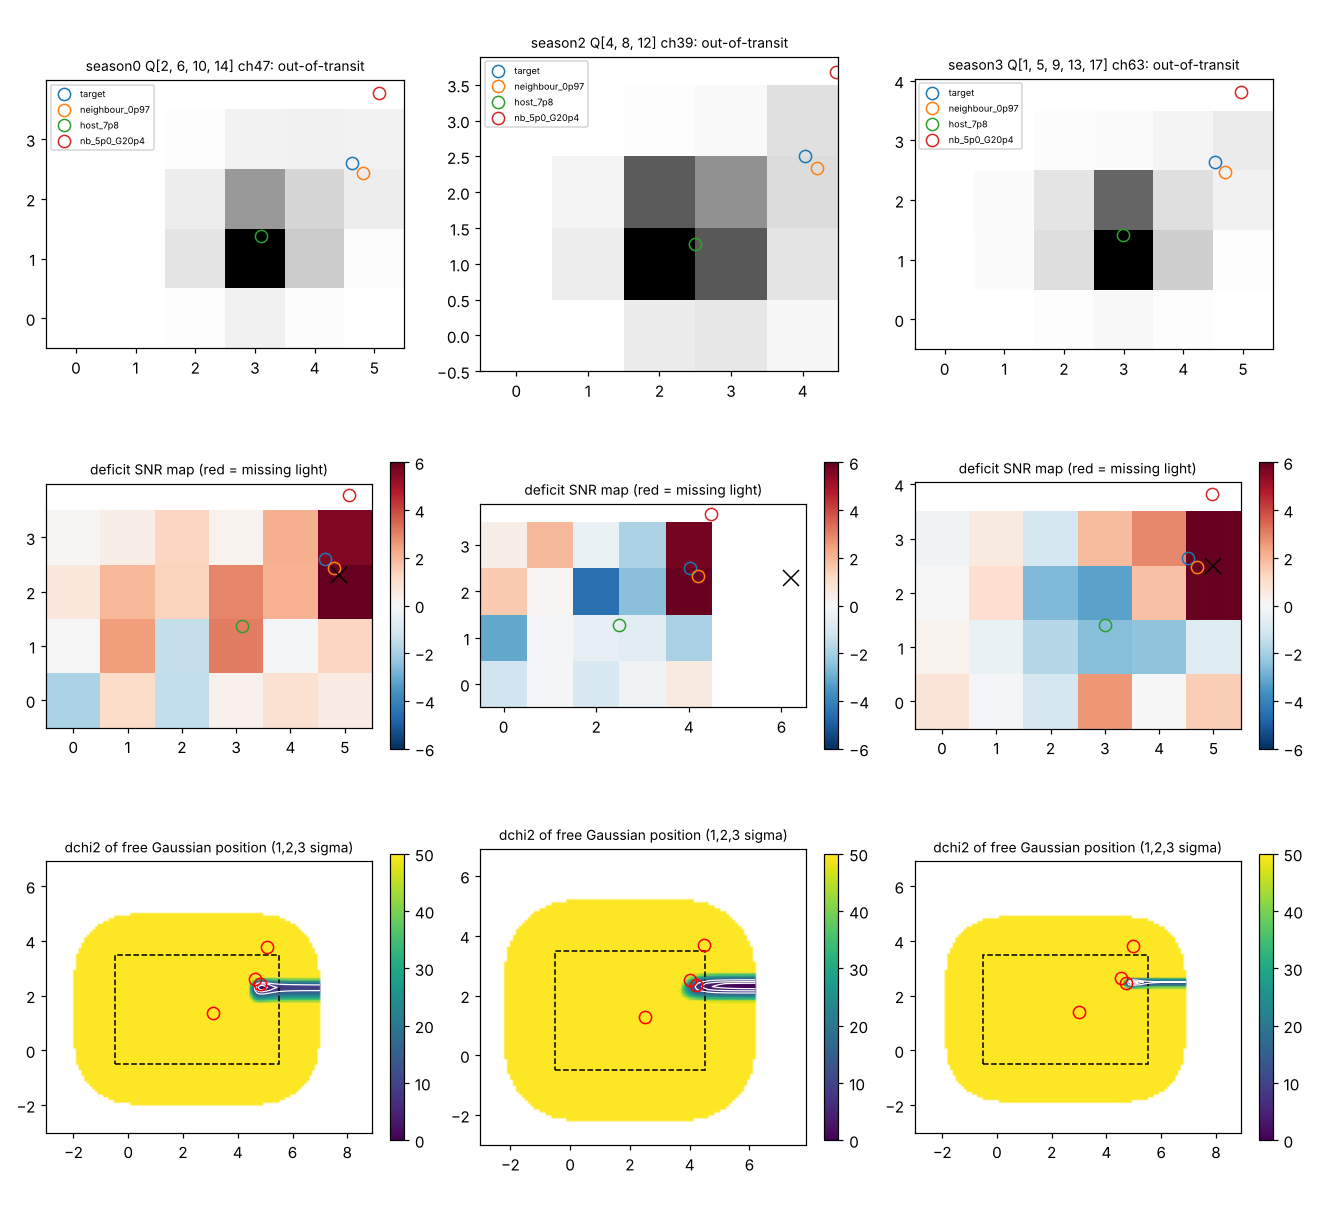

The script that drew this image:
#!/usr/bin/env python
"""Red-team pixel test for kic-010213563 (own code; no pipeline/ imports).

Per quarter and per season: event-differenced per-pixel deficit maps on the TPFs of KIC 10213566,
single-Gaussian deficit fit with the position free (allowed beyond the stamp), chi2 at the Gaia
positions of the target, the 0.97" neighbour and the host, a 'scaled image' systematics model,
and the deficit in e/s compared with depth x KBONUS PSF flux per season.
"""
import json, sys, glob, warnings, numpy as np
warnings.filterwarnings('ignore')
import lightkurve as lk
from astropy.io import fits
from scipy.optimize import minimize

OUT = sys.argv[1]
PNG = sys.argv[2] if len(sys.argv) > 2 else None
P, T0, DUR_H = 36.76708318978774, 164.85416024494916, 5.625
DUR = DUR_H / 24
TPFS = sorted(glob.glob('/root/.cache/lightkurve/mastDownload/Kepler/kplr010213566_lc_Q011111111111111111/*targ.fits.gz'))
SRC = {'target': (294.1226612214163, 47.20323165191153, 17.1037),
       'neighbour_0p97': (294.12304409069, 47.20315938049, 18.3494),
       'host_7p8': (294.12313328222, 47.20537958153, 14.2550),
       'nb_5p0_G20p4': (294.121382727, 47.20215180122, 20.36)}
TARGET_LC = '/home/user/ZyushgPlanet/data/kbonus_batch/hlsp_kbonus-bkg_kepler_kepler_kic-010213563_kepler_v1.0_lc.fits'


def gauss(shape, x0, y0, sig):
    yy, xx = np.mgrid[0:shape[0], 0:shape[1]]
    g = np.exp(-0.5 * ((xx - x0)**2 + (yy - y0)**2) / sig**2)
    return g / (2 * np.pi * sig**2)


def fit_amp(model, data, err):
    w = 1 / err**2
    a = np.sum(w * model * data) / np.sum(w * model**2)
    chi2 = np.sum(w * (data - a * model)**2)
    return a, chi2


def analyse(dmap, derr, oot_img, pos, sig, label):
    """dmap: deficit (e/s per pixel, positive = missing light). pos: dict name->(x,y)."""
    ny, nx = dmap.shape
    ok = np.isfinite(dmap) & np.isfinite(derr) & (derr > 0)
    d, e = dmap[ok], derr[ok]
    out = {'label': label, 'n_pix': int(ok.sum())}
    out['chi2_null'] = float(np.sum((d / e)**2))
    # scaled image (every source dims by the same fraction: systematics / focus)
    a, c = fit_amp(oot_img[ok], d, e)
    out['scaled_image'] = {'chi2': float(c), 'frac_ppm': float(a * 1e6)}
    # gaussian at fixed positions
    for name, (x, y) in pos.items():
        g = gauss(dmap.shape, x, y, sig)
        a, c = fit_amp(g[ok], d, e)
        out['at_' + name] = {'chi2': float(c), 'deficit_e_s': float(a), 'px': [float(x), float(y)]}
    # free position on a grid 3 px beyond the stamp
    xs = np.arange(-3, nx + 3, 0.1); ys = np.arange(-3, ny + 3, 0.1)
    chi = np.full((len(ys), len(xs)), np.nan); amp = np.full_like(chi, np.nan)
    for j, y in enumerate(ys):
        for i, x in enumerate(xs):
            g = gauss(dmap.shape, x, y, sig)
            if g[ok].sum() < 1e-3:
                continue
            a, c = fit_amp(g[ok], d, e)
            chi[j, i] = c; amp[j, i] = a
    jb, ib = np.unravel_index(np.nanargmin(chi), chi.shape)
    cmin = chi[jb, ib]
    reg = chi < cmin + 11.83   # 3 sigma for 2 parameters
    yy, xx = np.meshgrid(ys, xs, indexing='ij')
    out['free'] = {'px': [float(xs[ib]), float(ys[jb])], 'chi2': float(cmin), 'deficit_e_s': float(amp[jb, ib]),
                   'x_3sig': [float(np.nanmin(xx[reg])), float(np.nanmax(xx[reg]))], 'y_3sig': [float(np.nanmin(yy[reg])), float(np.nanmax(yy[reg]))]}
    tx, ty = pos['target']
    out['free']['offset_from_target_px'] = float(np.hypot(xs[ib] - tx, ys[jb] - ty))
    out['free']['offset_from_target_arcsec'] = float(np.hypot(xs[ib] - tx, ys[jb] - ty) * 3.98)
    # which named sources lie inside the 3-sigma region
    inside = []
    for name, (x, y) in pos.items():
        i = np.argmin(np.abs(xs - x)); j = np.argmin(np.abs(ys - y))
        if 0 <= i < len(xs) and 0 <= j < len(ys) and np.isfinite(chi[j, i]):
            inside.append((name, bool(chi[j, i] < cmin + 11.83), float(chi[j, i] - cmin)))
    out['sources_dchi2_vs_free'] = inside
    out['psf_sigma_px'] = float(sig)
    return out, (xs, ys, chi)


results = {'ephemeris': {'P': P, 't0_bkjd': T0, 'dur_h': DUR_H}, 'quarters': [], 'seasons': {}}
season_stack = {}
figs = []
for path in TPFS:
    tpf = lk.KeplerTargetPixelFile(path, quality_bitmask='default')
    q = int(tpf.quarter); season = int(tpf.hdu[0].header['SEASON']); chan = int(tpf.hdu[0].header['CHANNEL'])
    t = tpf.time.value; cube = np.array(tpf.flux.value, float); cerr = np.array(tpf.flux_err.value, float)
    good = np.all(np.isfinite(cube.reshape(len(t), -1)), axis=1)
    t, cube, cerr = t[good], cube[good], cerr[good]
    w = tpf.wcs
    pos = {}
    for name, (ra, dec, G) in SRC.items():
        x, y = w.all_world2pix(ra, dec, 0)
        pos[name] = (float(x), float(y))
    ny, nx = cube.shape[1:]
    oot_img = np.nanmedian(cube, axis=0)
    # PSF width from the out-of-transit image: fit Gaussian at the host position + flat background
    hx, hy = pos['host_7p8']
    def chi_sig(p):
        sg, bg = p
        g = gauss((ny, nx), hx, hy, abs(sg))
        a, c = fit_amp(g, oot_img - bg, np.sqrt(np.abs(oot_img)) + 1)
        return c
    best = min((minimize(chi_sig, [s0, np.nanmin(oot_img)], method='Nelder-Mead') for s0 in (0.5, 0.8, 1.2)), key=lambda r: r.fun)
    sig = float(np.clip(abs(best.x[0]), 0.4, 1.3))
    # events in this quarter
    ph = ((t - T0) / P + 0.5) % 1 - 0.5
    epochs = np.round((t - T0) / P).astype(int)
    dmaps, derrs, nev = [], [], 0
    for n_ in np.unique(epochs):
        s = epochs == n_
        dt = (t - (T0 + n_ * P))
        i = s & (np.abs(dt) < 0.4 * DUR)             # core
        o = s & (np.abs(dt) > 0.75 * DUR) & (np.abs(dt) < 1.5)
        if i.sum() < 4 or o.sum() < 20:
            continue
        # per-pixel linear baseline in time from the oot cadences
        A = np.vstack([np.ones(o.sum()), dt[o]]).T
        coef, *_ = np.linalg.lstsq(A, cube[o].reshape(o.sum(), -1), rcond=None)
        base_in = (np.vstack([np.ones(i.sum()), dt[i]]).T @ coef)
        resid = cube[o].reshape(o.sum(), -1) - A @ coef
        pix_err = np.std(resid, axis=0) / np.sqrt(i.sum())
        dmap = (base_in - cube[i].reshape(i.sum(), -1)).mean(axis=0)
        dmaps.append(dmap.reshape(ny, nx)); derrs.append(pix_err.reshape(ny, nx)); nev += 1
    if nev == 0:
        results['quarters'].append({'quarter': q, 'season': season, 'channel': chan, 'error': 'no usable events'}); continue
    W = np.array([1 / e**2 for e in derrs]); D = np.array(dmaps)
    dmap = np.sum(W * D, axis=0) / np.sum(W, axis=0); derr = 1 / np.sqrt(np.sum(W, axis=0))
    res, _ = analyse(dmap, derr, oot_img, pos, sig, 'Q%d' % q)
    res.update({'quarter': q, 'season': season, 'channel': chan, 'n_events': nev, 'stamp': [int(ny), int(nx)], 'positions_px': pos})
    results['quarters'].append(res)
    key = 'season%d' % season
    season_stack.setdefault(key, []).append((dmap, derr, oot_img, pos, sig, q, chan))

# KBONUS PSF flux of the target per quarter (median e/s) for the deficit budget
h = fits.open(TARGET_LC)['LIGHTCURVE_STITCHED'].data
qq = np.array(h['QUARTER'], int); fl = np.array(h['FLUX'], float); ok = np.isfinite(fl) & (np.array(h['SAP_QUALITY'], int) == 0)
psf_flux_q = {int(k): float(np.nanmedian(fl[ok & (qq == k)])) for k in np.unique(qq)}
results['target_psf_flux_e_s_by_quarter'] = psf_flux_q

for key, items in sorted(season_stack.items()):
    # stack quarters of the same season (identical geometry up to sub-pixel shifts; use the first quarter's positions)
    shapes = set(x[0].shape for x in items)
    if len(shapes) != 1:
        results['seasons'][key] = {'error': 'shape mismatch %s' % shapes}; continue
    W = np.array([1 / x[1]**2 for x in items]); D = np.array([x[0] for x in items])
    dmap = np.sum(W * D, axis=0) / np.sum(W, axis=0); derr = 1 / np.sqrt(np.sum(W, axis=0))
    oot = np.mean([x[2] for x in items], axis=0)
    pos = {k: (float(np.mean([x[3][k][0] for x in items])), float(np.mean([x[3][k][1] for x in items]))) for k in items[0][3]}
    sig = float(np.mean([x[4] for x in items]))
    res, (xs, ys, chi) = analyse(dmap, derr, oot, pos, sig, key)
    res['quarters'] = [x[5] for x in items]; res['channel'] = items[0][6]; res['positions_px'] = pos
    res['psf_flux_e_s_mean'] = float(np.mean([psf_flux_q.get(x[5], np.nan) for x in items]))
    results['seasons'][key] = res
    figs.append((key, dmap, derr, oot, pos, xs, ys, chi, res))

# summary across seasons
summ = {}
for key, r in results['seasons'].items():
    if 'free' in r:
        summ[key] = {'free_px': r['free']['px'], 'offset_arcsec': r['free']['offset_from_target_arcsec'], 'x_3sig': r['free']['x_3sig'], 'y_3sig': r['free']['y_3sig'],
                     'deficit_e_s_at_target': r['at_target']['deficit_e_s'], 'deficit_e_s_free': r['free']['deficit_e_s'],
                     'chi2_null': r['chi2_null'], 'chi2_scaled_image': r['scaled_image']['chi2'], 'chi2_target': r['at_target']['chi2'],
                     'chi2_neighbour': r['at_neighbour_0p97']['chi2'], 'chi2_host': r['at_host_7p8']['chi2'], 'chi2_free': r['free']['chi2'],
                     'deficit_at_host_e_s': r['at_host_7p8']['deficit_e_s'], 'psf_flux_e_s': r['psf_flux_e_s_mean']}
results['summary'] = summ
json.dump(results, open(OUT, 'w'), indent=1, default=float)
print(json.dumps(summ, indent=1))

if PNG and figs:
    import matplotlib; matplotlib.use('Agg'); import matplotlib.pyplot as plt
    n = len(figs)
    fig, axes = plt.subplots(3, n, figsize=(4 * n, 11))
    for k, (key, dmap, derr, oot, pos, xs, ys, chi, res) in enumerate(figs):
        ax = axes[0, k]; im = ax.imshow(oot, origin='lower', cmap='gray_r'); ax.set_title('%s Q%s ch%d: out-of-transit' % (key, res['quarters'], res['channel']), fontsize=9)
        for name, (x, y) in pos.items():
            ax.plot(x, y, 'o', mfc='none', ms=8, label=name);
        ax.legend(fontsize=6, loc='upper left')
        ax = axes[1, k]; im = ax.imshow(dmap / derr, origin='lower', cmap='RdBu_r', vmin=-6, vmax=6); ax.set_title('deficit SNR map (red = missing light)', fontsize=9)
        for name, (x, y) in pos.items():
            ax.plot(x, y, 'o', mfc='none', ms=8)
        ax.plot(*res['free']['px'], 'kx', ms=10)
        plt.colorbar(im, ax=ax, fraction=0.04)
        ax = axes[2, k]; cm = np.nanmin(chi)
        im = ax.imshow(np.clip(chi - cm, 0, 50), origin='lower', extent=[xs[0], xs[-1], ys[0], ys[-1]], cmap='viridis')
        ax.contour(xs, ys, chi - cm, levels=[2.3, 6.2, 11.8], colors='w', linewidths=0.8)
        for name, (x, y) in pos.items():
            ax.plot(x, y, 'o', mfc='none', ms=8, mec='r')
        ax.add_patch(plt.Rectangle((-0.5, -0.5), dmap.shape[1], dmap.shape[0], fill=False, ec='k', ls='--'))
        ax.set_title('dchi2 of free Gaussian position (1,2,3 sigma)', fontsize=9)
        plt.colorbar(im, ax=ax, fraction=0.04)
    plt.tight_layout(); plt.savefig(PNG, dpi=110)
    print('wrote', PNG)
